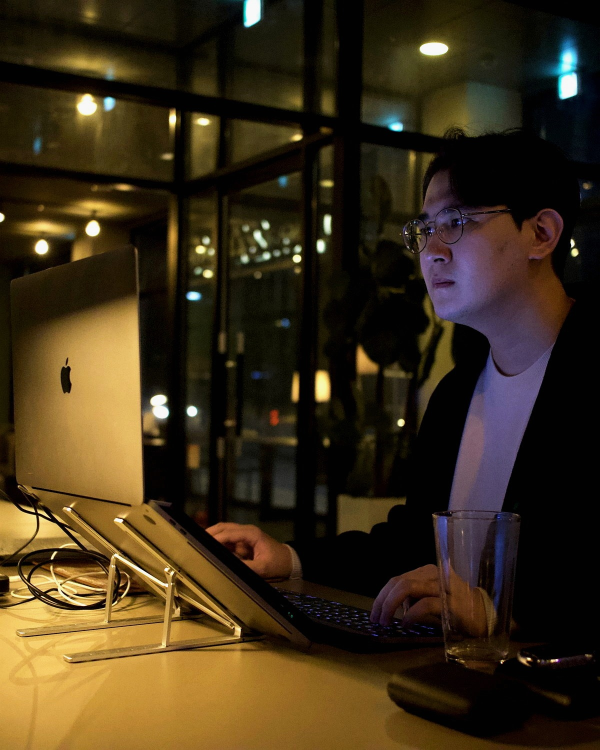
#> input picture assets/profile/derived/_preopt/hero-workflow.jpg, 1200 x 1500 px (shown at 1/2 size)
$ python retouch_profile_images.py
#> lines starting #> are read from the running program, lines starting #| are printed output that depends on the picture
#!/usr/bin/env python3
from pathlib import Path
from PIL import Image, ImageEnhance, ImageFilter, ImageOps, ImageDraw, ImageFont

ROOT = Path(__file__).resolve().parents[1]
SRC = ROOT / 'assets/profile/derived/_preopt'
DST = ROOT / 'assets/profile/derived'
PRE = ROOT / 'assets/profile/derived/_pre_retouch'
PRE.mkdir(parents=True, exist_ok=True)

FILES = {
    'hero-workflow.jpg': dict(brightness=1.04, contrast=1.07, saturation=0.98, sharpness=1.08, autocontrast=0.2, quality=88),
    'profile-card.jpg': dict(brightness=0.96, contrast=1.10, saturation=0.86, sharpness=1.10, autocontrast=0.15, quality=92),
    'contact-portrait.jpg': dict(brightness=0.98, contrast=1.08, saturation=0.96, sharpness=1.12, autocontrast=0.2, quality=88),
}

def process(img, cfg):
    img = ImageOps.exif_transpose(img).convert('RGB')
    if cfg.get('autocontrast'):
        img = ImageOps.autocontrast(img, cutoff=cfg['autocontrast'])
    img = ImageEnhance.Brightness(img).enhance(cfg['brightness'])
    img = ImageEnhance.Contrast(img).enhance(cfg['contrast'])
    img = ImageEnhance.Color(img).enhance(cfg['saturation'])
    img = img.filter(ImageFilter.UnsharpMask(radius=1.0, percent=int((cfg['sharpness']-1)*140 + 45), threshold=3))
    return img

for name, cfg in FILES.items():
    live = DST / name
    if live.exists():
        backup = PRE / name
        if not backup.exists():
            backup.write_bytes(live.read_bytes())
    img = Image.open(SRC / name)
#> img is the input picture: PIL image 1200x1500 RGB; mean R, G, B 61.4, 47.6, 25.5
    out = process(img, cfg)
#> in process, `img = ImageEnhance.Contrast(img).enhance(cfg['contrast'])`:
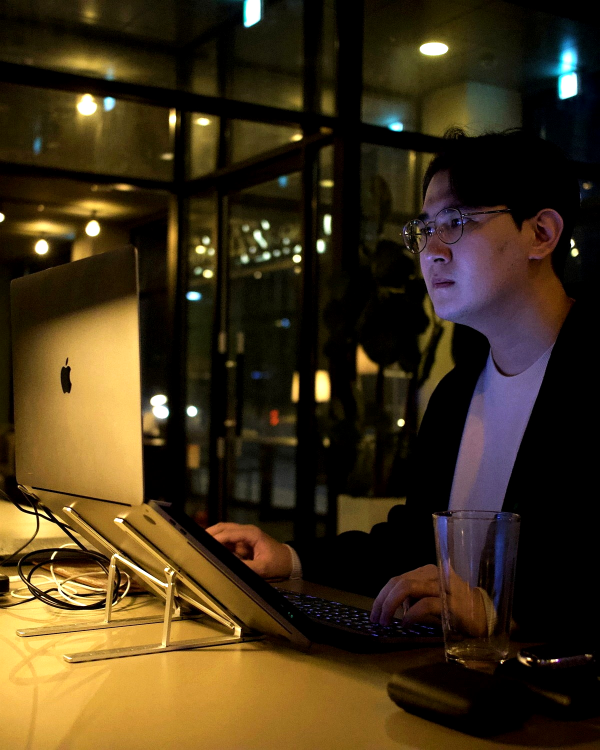
#> img: PIL image 1200x1500 RGB (shown at 1/2 size); mean R, G, B 65.3, 50.1, 25.5
    out.save(DST / name, 'JPEG', quality=cfg['quality'], optimize=True, progressive=True)
#> pass 2 of the loop `for name, cfg in FILES.items():`:
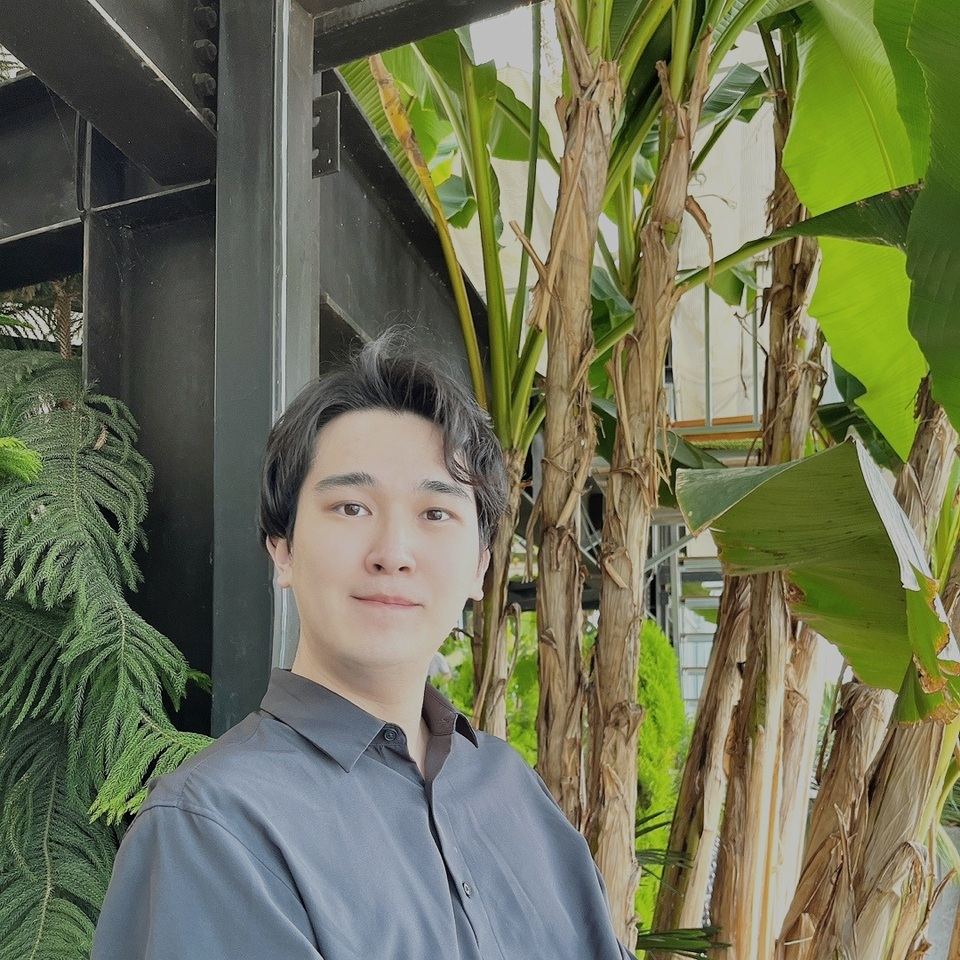
#> input picture assets/profile/derived/_preopt/profile-card.jpg, 960 x 960 px
#> img is the input picture: PIL image 960x960 RGB; mean R, G, B 109, 112.7, 84.5
#> pass 3 of the loop `for name, cfg in FILES.items():`:
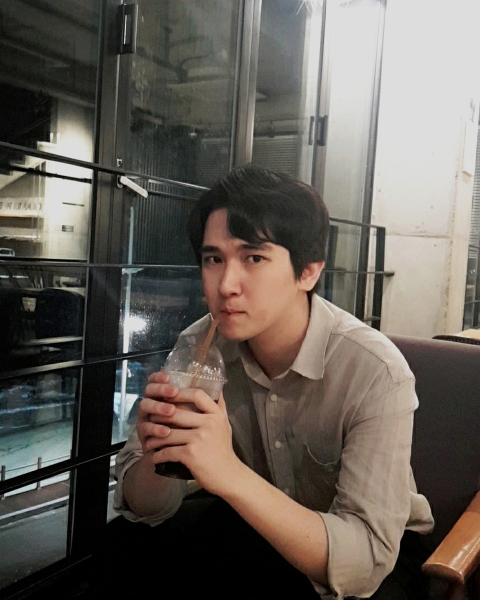
#> input picture assets/profile/derived/_preopt/contact-portrait.jpg, 960 x 1200 px (shown at 1/2 size)
#> img is the input picture: PIL image 960x1200 RGB; mean R, G, B 100.7, 94.1, 86.8

# contact sheet, before from _preopt vs after live
thumb_w = 360
rows = []
for name in FILES:
    before = Image.open(SRC / name).convert('RGB')
    after = Image.open(DST / name).convert('RGB')
    def thumb(im):
        w,h=im.size
#> w = 1200; h = 1500
        nh=int(h*thumb_w/w)
#> nh = 450
        return im.resize((thumb_w, nh), Image.Resampling.LANCZOS)
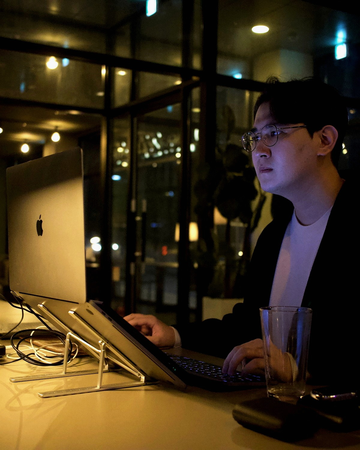
#> returned value: PIL image 360x450 RGB; mean R, G, B 61.4, 47.6, 25.5
    b=thumb(before); a=thumb(after)
#> in thumb (call 2), `return im.resize((thumb_w, nh), Image.Resampling.LANCZOS)`:
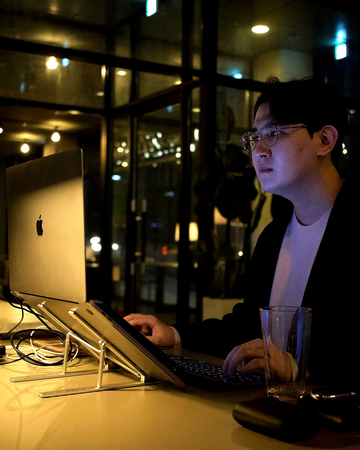
#> returned value: PIL image 360x450 RGB; mean R, G, B 64.6, 50.2, 26.3
    h=max(b.height,a.height)+42
#> h = 492
    row=Image.new('RGB',(thumb_w*2+24,h),(24,24,24))
#> row: PIL image 744x492 RGB; every value is 24
    row.paste(b,(0,42)); row.paste(a,(thumb_w+24,42))
#> after `row.paste(b, (0, 42))`:
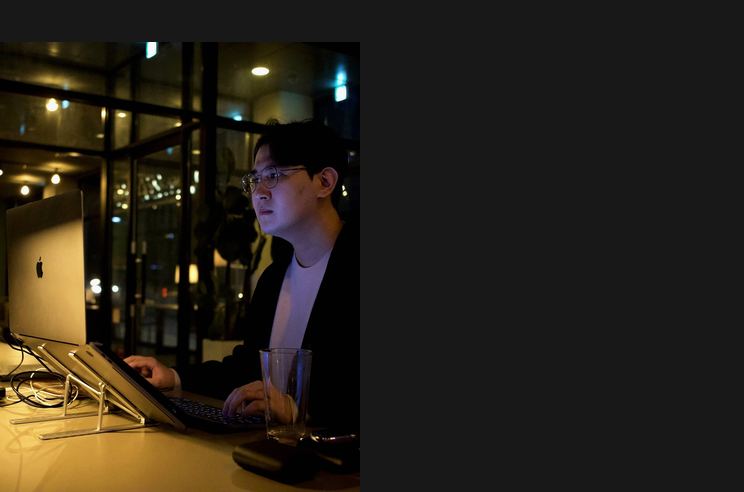
#> row: PIL image 744x492 RGB; mean R, G, B 40.5, 34.4, 24.7
#> after `row.paste(a, (thumb_w + 24, 42))`:
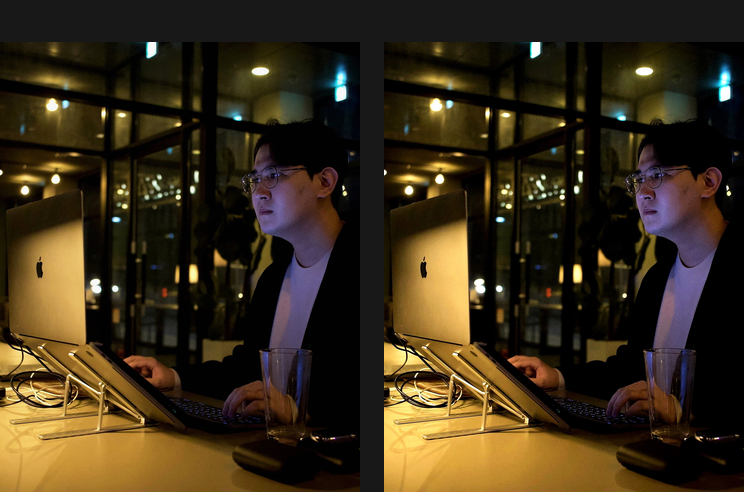
#> row: PIL image 744x492 RGB; mean R, G, B 58.5, 46, 25.7
    d=ImageDraw.Draw(row)
    d.text((8,10),f'BEFORE {name}',fill=(235,235,235))
    d.text((thumb_w+32,10),f'AFTER {name}',fill=(235,235,235))
    rows.append(row)
#> pass 2 of the loop `for name in FILES:`:
#> after: PIL image 960x960 RGB
#> in thumb (call 4), `return im.resize((thumb_w, nh), Image.Resampling.LANCZOS)`:
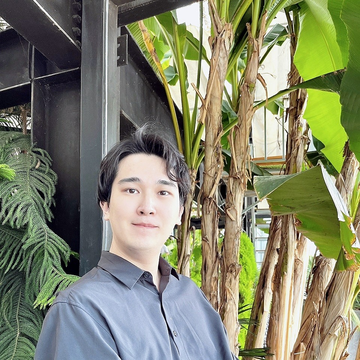
#> returned value: PIL image 360x360 RGB; mean R, G, B 130.1, 132.5, 106.7
#> `row.paste(a, (thumb_w + 24, 42))`:
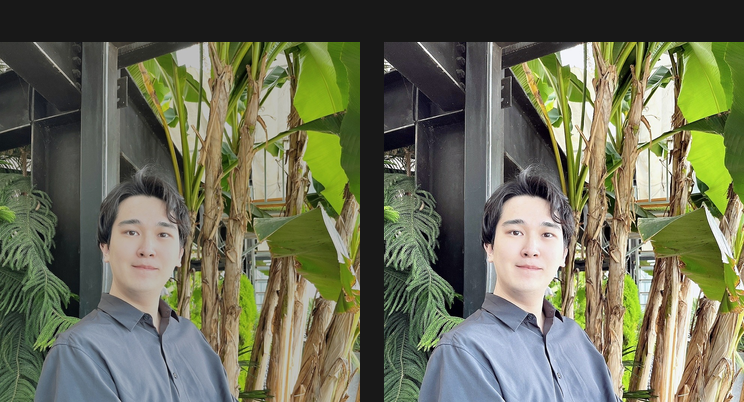
#> row: PIL image 744x402 RGB; mean R, G, B 106.8, 109.5, 86
#> pass 3 of the loop `for name in FILES:`:
#> after: PIL image 960x1200 RGB
#> in thumb (call 6), `return im.resize((thumb_w, nh), Image.Resampling.LANCZOS)`:
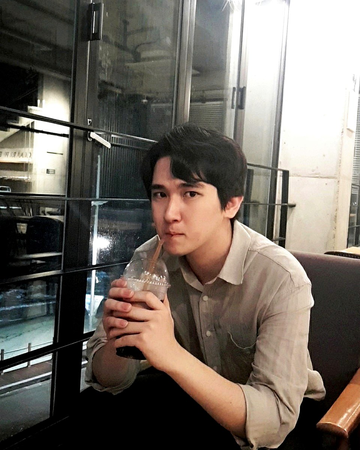
#> returned value: PIL image 360x450 RGB; mean R, G, B 112.5, 104.8, 96.5
#> `row.paste(a, (thumb_w + 24, 42))`:
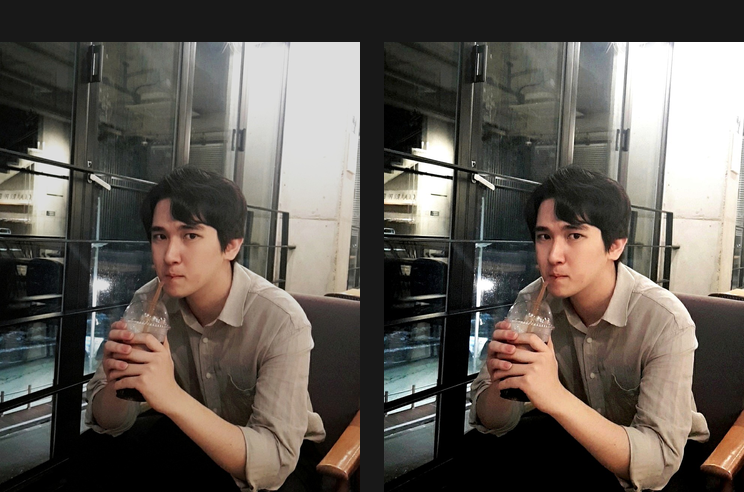
#> row: PIL image 744x492 RGB; mean R, G, B 97.1, 90.8, 83.9

sheet_h=sum(r.height for r in rows)+16*(len(rows)-1)
#> sheet_h = 1418
sheet=Image.new('RGB',(thumb_w*2+24,sheet_h),(16,16,16))
#> sheet: PIL image 744x1418 RGB; every value is 16
y=0
for r in rows:
    sheet.paste(r,(0,y)); y+=r.height+16
#> this loop made 3 passes
#> y on passes 1 to 3: 508, 926, 1434
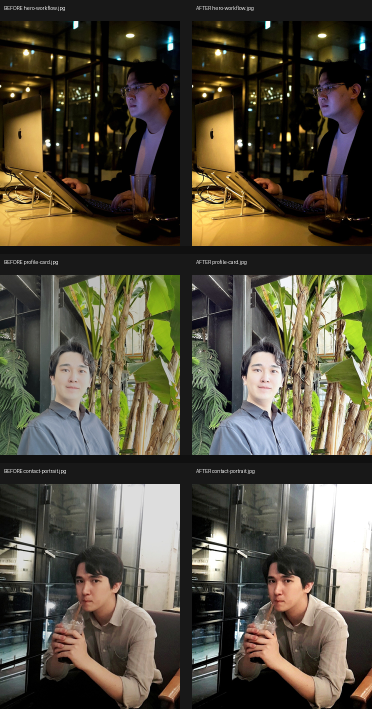
#> sheet: PIL image 744x1418 RGB (shown at 1/2 size); mean R, G, B 85, 79.2, 63.1
#> after the loop, y = 1434
sheet.save(DST / '_retouch_contact_sheet.jpg','JPEG',quality=92,optimize=True)
print('wrote retouched files and contact sheet:', DST / '_retouch_contact_sheet.jpg')
